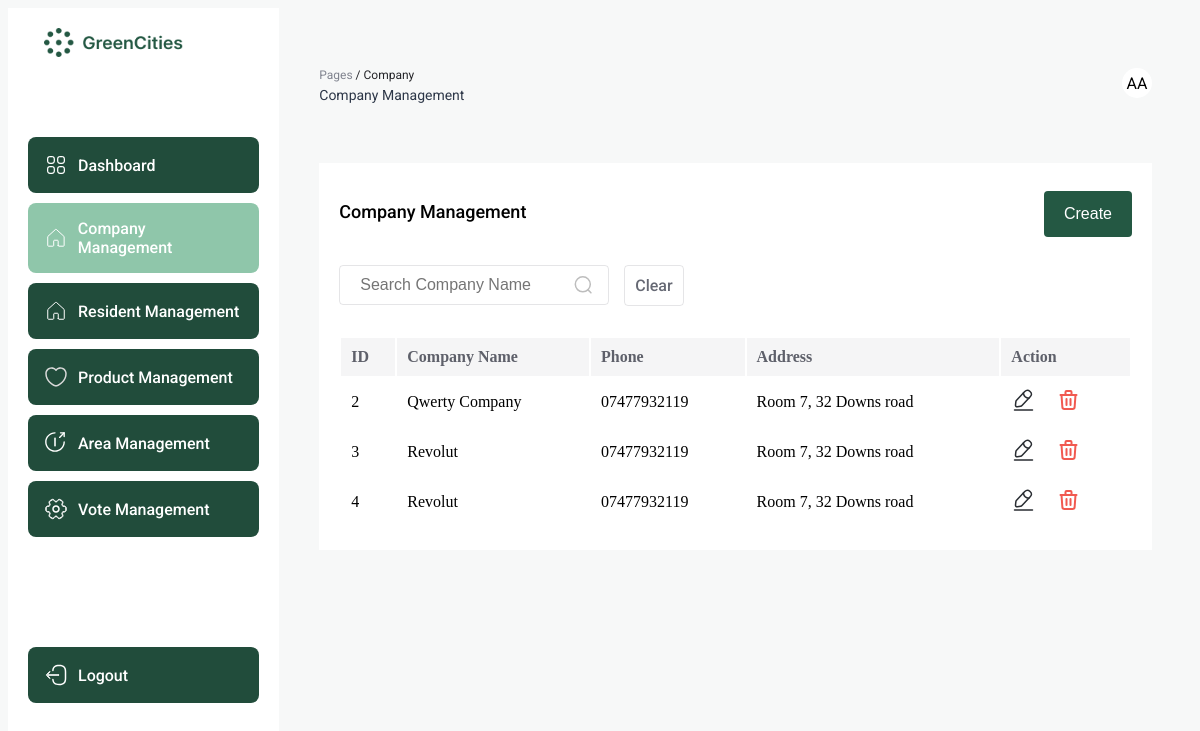
Page /company/index.php (signed in) on the committed database.
### tables this page shows
CREATE TABLE `company` (
  `id` int(11) NOT NULL,
  `name` varchar(50) NOT NULL,
  `phone` varchar(15) NOT NULL,
  `address` text NOT NULL,
  `product` int(11) DEFAULT NULL,
  `user` int(11) NOT NULL
);

### company/index.php (the view, shortened to what this page needs)
<?php
$servername = "localhost";
$username = "root";
$password = "";
$dbname = "Green Alliance";
$conn = new mysqli($servername, $username, $password, $dbname);
$companyListData = [];
$searchName = $_POST['searchName'];
if (isset($searchName) && strlen($searchName) > 0 && isset($_POST['search'])) {
    $companyListQuery = "SELECT * FROM company WHERE name LIKE '%$searchName%'";
    $companyListResult = $conn->query($companyListQuery);
} else if (isset($_GET['delete'])) {
    $id = $_GET['delete'];
    mysqli_query($conn, "DELETE FROM company WHERE id='$id'");
    header("Location: index.php");
    exit;
} else {
    $companyListQuery = "SELECT * FROM `company`";
    $companyListResult = $conn->query($companyListQuery);
}
if ($companyListResult->num_rows > 0) {
    while ($row = $companyListResult->fetch_assoc()) {
        $companyAddress = $row['address'];
        $companyName = $row['name'];
        $companyId = $row['id'];
        $companyPhone = $row['phone'];
        $myMap = [
            "id" => $companyId,
            "name" => $companyName,
            "address" => $companyAddress,
            "phone" => $companyPhone,
        ];
        $companyListData[] = $myMap;
    }
}
$templateData = array(
    "result" => $companyListData,
);
?>
<!DOCTYPE html>
<html lang="en">
<head>
</head>
<body>
    <div class="dashboard-container">
        <div class="sidebar">
            <img src="../images/banner.png" alt="logo" style="width: 200px; margin: 0 auto 70px; display: block;" />
            <?php if (isset($_SESSION['role']) && ($_SESSION['role'] === 'admin')) {
                ?>
                <a href="../dashboard.php">
                    <div class="sidebar-item">
                        <p>Dashboard</p>
                    </div>
                </a>
                <?php
            }
            ?>
            <?php
            if (isset($_SESSION['role']) && ($_SESSION['role'] === 'admin')) {
                ?>
                <div class="sidebar-item active-sidebar">
                    <p>Company Management</p>
                </div>
                <?php
            }
            ?>
            <?php
            if (isset($_SESSION['role']) && ($_SESSION['role'] === 'admin')) {
                ?>
                <a href="../resident/">
                    <div class="sidebar-item">
                        <p>Resident Management</p>
                    </div>
                </a>
                <?php
            }
            ?>
            <?php
            if (isset($_SESSION['role']) && ($_SESSION['role'] === 'admin')) {
                ?>
                <a href="../product/">
                    <div class="sidebar-item">
                        <p>Product Management</p>
                    </div>
                </a>
                <?php
            }
            ?>
            <?php
            if (isset($_SESSION['role']) && ($_SESSION['role'] === 'admin')) {
                ?>
                <a href="../area/">
                    <div class="sidebar-item">
                        <p>Area Management</p>
                    </div>
                </a>
                <?php
            }
            ?>
            <?php
            if (isset($_SESSION['role']) && ($_SESSION['role'] === 'admin')) {
                ?>
                <a href="../vote/">
                    <div class="sidebar-item">
                        <p>Vote Management</p>
                    </div>
                </a>
                <?php
            }
            ?>
            <a href="../logout.php">
                <div class="sidebar-item" style="margin: 100px 0 0;">
                    <p>Logout</p>
                </div>
            </a>
        </div>
        <div style="width: 100%;">
            <div style="margin: 60px 40px">
                <div style="display: flex; justify-content: space-between;">
                    <div>
                        <p style="color: #81848F; font-size: 12px; margin: 0 0 5px;">Pages <span
                                style="color: #242428;">/ Company</span></p>
                        <p style="color: #2D3748; font-size: 14px; margin: 0;">Company Management</p>
                    </div>
                    <div
                        style="border-radius: 50%; width: 30px; height: 30px; background: white; display: flex; align-items: center; justify-content: center;">
                        <p class="font-size: 20px; font-weight: 600;">
                            <?php echo strtoupper($_SESSION['name'][0]) . "" . strtoupper($_SESSION['last_name'][0]); ?>
                        </p>
                    </div>
                </div>
            </div>
            <div style="width: 100%;">
                <div style="background: white; margin: 20px 40px; padding: 20px;">
                    <div style="display: flex; justify-content: space-between;">
                        <p style="font-size: 18px; font-weight: 500; color: black;">Company Management</p>
                        <a href="./create.php?admin"> <button class="submit-btn">Create</button> </a>
                    </div>
                    <div style="display:flex; gap: 15px; margin: 20px 0 30px;">
                        <div class="search-container">
                            <form id="searchCompanyName" method="post" action="">
                                <input placeholder="Search Company Name" class="search", name="searchName" />
                                <button type="submit" , name="search" , value="search">
                                </button>
                            </form>
                        </div>
                        <a href="../company/">
                            <div class="filter">
                                <p>Clear</p>
                            </div>
                        </a>
                    </div>
                    <table class="table" style="width: 100%;">
                        <thead>
                            <tr style="background: #F5F5F6;">
                                <th scope="col" style="text-align: left">ID</th>
                                <th scope="col" style="text-align: left">Company Name</th>
                                <th scope="col" style="text-align: left">Phone</th>
                                <th scope="col" style="text-align: left">Address</th>
                                <th scope="col" style="text-align: left">Action</th>
                            </tr>
                        </thead>
                        <tbody>
                            <?php foreach ($templateData['result'] as $option): ?>
                                <tr>
                                    <td><?php echo $option["id"]; ?></td>
                                    <td><?php echo $option["name"]; ?></td>
                                    <td><?php echo $option["phone"]; ?></td>
                                    <td><?php echo $option["address"]; ?></td>
                                    <td>
                                        <div style="display: flex; gap: 20px;">
                                            <a href="update.php?update=<?php echo $option['id'] ?>">
                                            </a>
                                            <a href="index.php?delete=<?php echo $option['id']; ?>">
                                            </a>
                                        </div>
                                    </td>
                                </tr>
                            <?php endforeach; ?>
                        </tbody>
                    </table>
                </div>
            </div>
        </div>
</body>
</html>

### company/index.php (style rules this page uses)
p, span, a, label { font-family: "Roboto", sans-serif; }
body { background-color: #F7F8F8; height: 100vh; flex-direction: column; }
.sidebar { width: 300px; padding: 20px; flex-direction: column; display: flex; gap: 10px; background: white; }
.sidebar-item { display: flex; padding: 16px; border-radius: 8px; align-items: center; gap: 10px; background: #214C3B; text-decoration: none; }
.active-sidebar { background: #8FC6AA; }
.sidebar-item p { color: white; font-size: 16px; font-weight: 500; margin: 0; text-decoration: none; }
.dashboard-container { display: flex; height: 100vh; }
.submit-btn { background-color: #245843; color: white; padding: 14px 20px; margin: 8px 0; border: none; border-radius: 4px; cursor: pointer; font-size: 16px; }
thead, tbody { width: 100%; border-radius: 6px; }
thead th { padding: 10px; color: #5E606A; }
thead tr { border-bottom: 1px solid #F5F5F6; }
tbody td { padding: 10px; }
.search { width: 270px; padding: 10px 20px; display: inline-block; border: 1px solid #5E606A29; border-radius: 4px; box-sizing: border-box; background: transparent; outline: none; font-size: 16px; }
.filter { display: flex; gap: 10px; align-content: center; padding: 10px; border: 1px solid #5E606A29; border-radius: 4px; }
.filter p { color: #666974; font-size: 16px; font-weight: 500; margin: 0; }
a { text-decoration: none; }
.search-container { position: relative; display: inline-block; }
.search-container button { position: absolute; top: 50%; right: 10px; transform: translateY(-50%); background-color: transparent; border: none; cursor: pointer; }

### rows in the picture
company: id "2", name "Qwerty Company", phone "07477932119", address "Room 7, 32 Downs road"
company: id "4", name "Revolut", phone "07477932119", address "Room 7, 32 Downs road"

### other values in the picture
$_SESSION['name'][0] "A"
$_SESSION['last_name'][0] "A"
$option["id"] "3"
$option["name"] "Revolut"
$option["phone"] "07477932119"
$option["address"] "Room 7, 32 Downs road"
